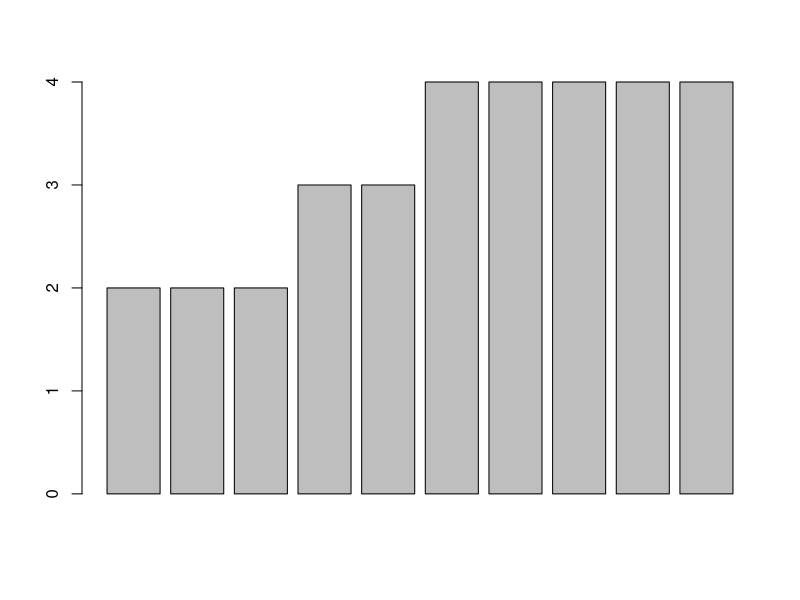
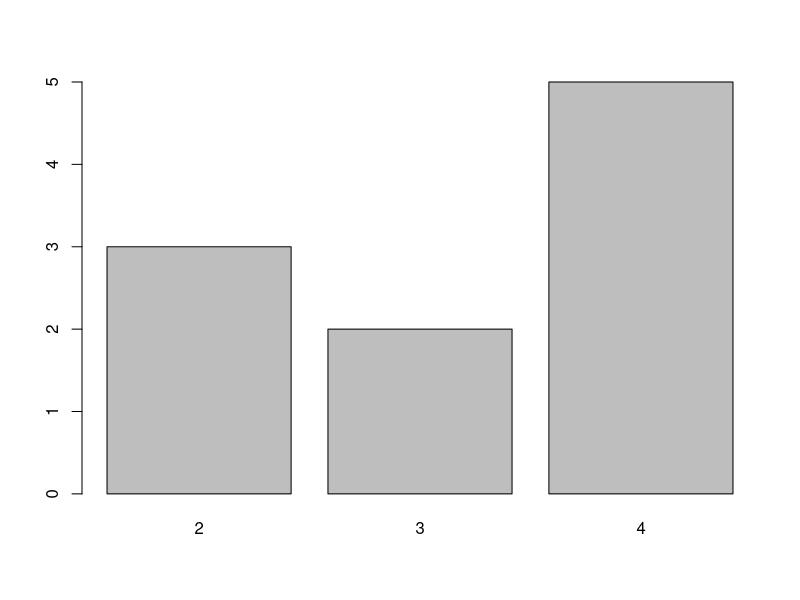
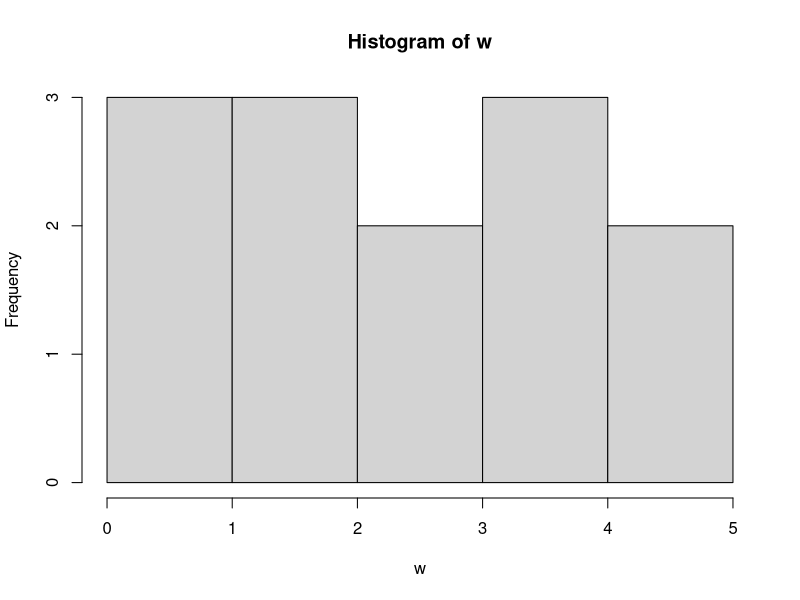
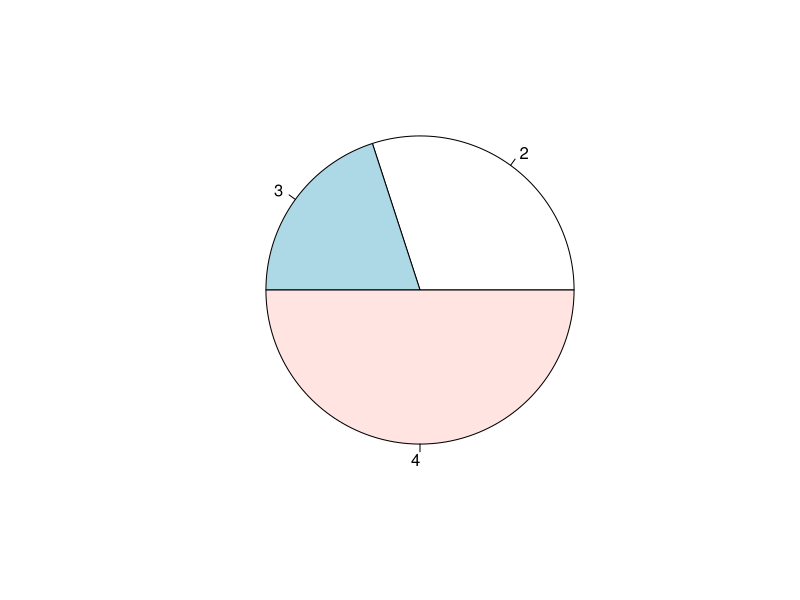

Write R code to recreate these figures, in order.
#title:"cvicenie 2"
#meno:"Norbert Matuska"
#datum: 19.02.2024

#nastavenie adresara
setwd("C:\\Users\\matus\\Desktop\\PAS")
getwd()
library(Matrix)
# sqrt() vie robit iba druhu odmocninu
a<-3
class(a)
b<-4L # velke L je integer
class(b)
z<-2+3i
class(z)

# zmena datoveho typu
d<-as.integer(a)
is.integer(d)
d

# logicke operatory
3>7
5==5
4!=5

# Data structures
v1<-c(2,3,4)
v2<-c(1,0,2)
v1+v2 #scitanie vektorov
v1*v2
v1%*%v2 #skalarne nasobanie
v1*c(1,2) #treba davat bacha na dlzku
length(v1)
v3<-2:24 # vektor zadany postupnostou, cize od 2 po 24 naplni po kroku 1
v3
v4<-seq(from=2,to=24,by=3)
v4
v5<-rep(v1,times=4) # zreplikuj vektor1 4x  za sebou
v5
rep(v1,times=c(3,2,5)) # kolkokrat sa bude dana suradnica opakovat
sum(v4) # sucet vsetkych prvkov vo vektore
prod(v1) # sucin vsetkych prvkov vo vektore
sum(v4[3:7])
cumsum(v1) # kumulovany sucet UwU

# matice
v6<-v3[1:12]
v6

A<-Matrix(v6,4,3) # matica z v6 vektora zapisana na 4x3 maticu
A
B<-Matrix(v6,4,3,byrow=T)
B

#transponovana matica
t(B)
#vyber prvku z matice
B[2,3]
#vyber podpola, podmatice
B[1:2,2:3]

#data.frame, datovy ramec
meno=c("Ala","Jojo","Jana","Palo","Miro","Eva")
vek=c(14,16,14,17,15,13)
deti=data.frame(meno,vek)
deti
#pridanie parametra do datoveho ramca
deti$test=c(10,11,15,14,12,10)
deti
#pridanie neciselneho parametra a pouzitie prikazu faktor
deti$pohlavie=factor(c(1,0,1,0,0,1), labels=c("m","z"))
deti

#filtrovanie dat
zeny<-subset(deti,deti$pohlavie=="z")
zeny

min(deti$vek)
max(deti$test)
mean(deti$test) #aritmeticky priemer z testu
var(deti$test) #odchylka kvadrantu, o kolko sa v kvadrante deti lisili
summary(deti)

# ------------------------------------
# kreslenie
# ------------------------------------
library(MASS)
library(ggplot2)
k<-rep(v1, times=c(3,2,5))
a<-barplot(k)
a<-barplot(table(k)) #na diskretne data/graf hustoty
w<-seq(0,5,0.4)
hist(w) #histogram pre spojite data
pie(table(k)) #kolacovy diagram
